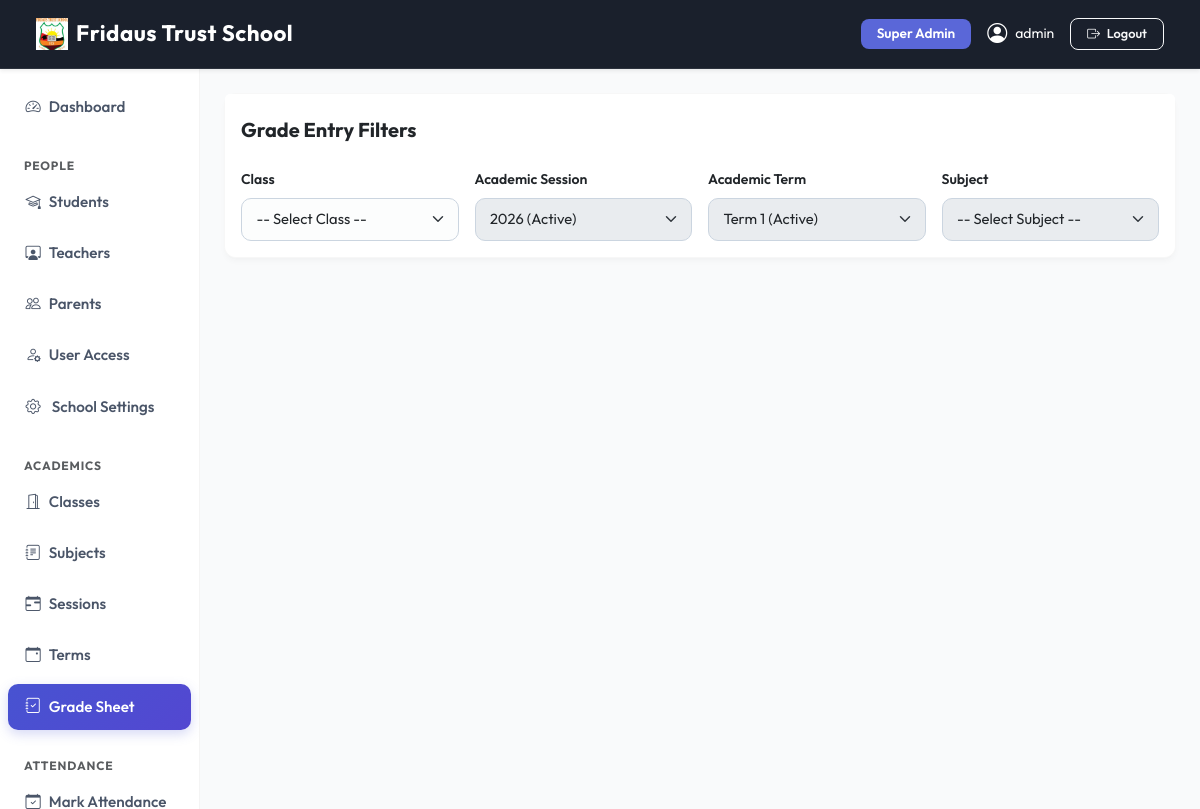
Screenshot of /academics/grades/ (signed in) with the database file from the repository.
### apps/dashboard/models.py (models this page shows, shortened)
class SchoolSettings(models.Model):
    school_name    = models.CharField(max_length=200, default='SchoolMS')
    logo           = models.ImageField(upload_to='school/logo/', blank=True, null=True)
    favicon        = models.ImageField(upload_to='school/favicon/', blank=True, null=True)
    primary_color  = models.CharField(max_length=7, default='#5a67d8', help_text='Hex color e.g. #5a67d8')
    secondary_color= models.CharField(max_length=7, default='#4c51bf')
    sidebar_color  = models.CharField(max_length=7, default='#ffffff')
    navbar_color   = models.CharField(max_length=7, default='#1a202c')
    address        = models.TextField(blank=True)
    phone          = models.CharField(max_length=20, blank=True)
    email          = models.EmailField(blank=True)
    website        = models.URLField(blank=True)
    class Meta:
        verbose_name = 'School Settings'
    @classmethod
    def get(cls):
        obj, _ = cls.objects.get_or_create(pk=1)
        return obj

### apps/accounts/models.py (models this page shows, shortened)
class User(AbstractUser):
    ROLE_CHOICES = (
        ('superadmin', 'Super Admin'),
        ('admin', 'Admin'),
        ('teacher', 'Teacher'),
        ('student', 'Student'),
        ('parent', 'Parent'),
    )
    role = models.CharField(max_length=20, choices=ROLE_CHOICES)
    phone = models.CharField(max_length=20, blank=True, null=True)
    profile_pic = models.ImageField(upload_to='profile_pictures/', blank=True, null=True)
    created_at = models.DateTimeField(auto_now_add=True)
    @property
    def is_admin(self):
        return self.role in ['superadmin', 'admin'] or self.is_superuser
    def __str__(self):
        return f"{self.get_full_name() or self.username} ({self.get_role_display()})"

### apps/academics/views.py (the view, shortened to what this page needs)
# urls.py: path('grades/',                        views.grade_entry,           name='grade_entry'),
@login_required
@teacher_required
def grade_entry(request):
    from apps.people.models import Teacher as TeacherModel
    if request.user.is_admin:
        classes = StudentClass.objects.all()
    else:
        teacher = get_object_or_404(TeacherModel, user=request.user)
        classes = teacher.assigned_classes.all()
    sessions = AcademicSession.objects.all()
    terms    = AcademicTerm.objects.all()
    if not request.GET.get('student_class') and classes.count() == 1:
        selected_class_id = str(classes.first().pk)
    else:
        selected_class_id = request.GET.get('student_class')
    if not request.GET.get('session'):
        active_session = AcademicSession.objects.filter(current=True).first()
        selected_session_id = str(active_session.pk) if active_session else None
    else:
        selected_session_id = request.GET.get('session')
    if not request.GET.get('term'):
        active_term = AcademicTerm.objects.filter(current=True).first()
        selected_term_id = str(active_term.pk) if active_term else None
    else:
        selected_term_id = request.GET.get('term')
    selected_subject_id = request.GET.get('subject')
    subjects         = []
    students         = []
    page_obj         = None
    grades_dict      = {}
    selected_class   = None
    selected_subject = None
    selected_session = None
    selected_term    = None
    context = {
        'classes'          : classes,
        'sessions'         : sessions,
        'terms'            : terms,
        'subjects'         : subjects,
        'students'         : students,
        'page_obj'         : page_obj,
        'grades_dict'      : grades_dict,
        'selected_class'   : selected_class,
        'selected_subject' : selected_subject,
        'selected_session' : selected_session,
        'selected_term'    : selected_term,
        'selected_class_id'   : selected_class_id,
        'selected_subject_id' : selected_subject_id,
        'selected_session_id' : selected_session_id,
        'selected_term_id'    : selected_term_id,
    }
    return render(request, 'academics/grade_entry.html', context)

### apps/dashboard/context_processors.py (called while the page is built)
def school_settings(request):
    return {'school_settings': SchoolSettings.get()}

### templates/academics/grade_entry.html (shortened to what this page needs)
{% extends 'base.html' %}
{% block content %}
<div class="card shadow-sm border-0 mb-4">
  <div class="card-header bg-white border-0 pt-4 pb-2">
    <h5 class="fw-bold text-dark mb-0">Grade Entry Filters</h5>
  </div>
  <div class="card-body">
    <form method="get" id="filterForm" class="row g-3">
      <div class="col-md-3">
        <label for="student_class" class="form-label small fw-semibold">Class</label>
        <select name="student_class" id="student_class" class="form-select" onchange="document.getElementById('filterForm').submit();">
  <option value="">-- Select Class --</option>
</select>
      </div>
      <div class="col-md-3">
        <label for="session" class="form-label small fw-semibold">Academic Session</label>
       <select name="session" id="session" class="form-select" {% if not selected_class %}disabled{% endif %}>
  {% for s in sessions %}
    <option value="{{ s.pk }}" {% if selected_session_id and selected_session_id == s.pk|stringformat:"s" %}selected{% endif %}>{{ s.name }} {% if s.current %}(Active){% endif %}</option>
  {% endfor %}
</select>
      </div>
      <div class="col-md-3">
        <label for="term" class="form-label small fw-semibold">Academic Term</label>
       <select name="term" id="term" class="form-select" {% if not selected_class %}disabled{% endif %}>
  {% for t in terms %}
    <option value="{{ t.pk }}" {% if selected_term_id and selected_term_id == t.pk|stringformat:"s" %}selected{% endif %}>{{ t.name }} {% if t.current %}(Active){% endif %}</option>
  {% endfor %}
</select>
      </div>
      <div class="col-md-3">
        <label for="subject" class="form-label small fw-semibold">Subject</label>
        <select name="subject" id="subject" class="form-select" {% if not selected_class %}disabled{% endif %} onchange="document.getElementById('filterForm').submit();">
  <option value="">-- Select Subject --</option>
</select>
      </div>
    </form>
  </div>
</div>
{% endblock %}

### templates/base.html (shortened to what this page needs)
{% load static %}
<!DOCTYPE html>
<html lang="en">
<head>
  <link href="https://cdn.jsdelivr.net/npm/bootstrap@5.3.2/dist/css/bootstrap.min.css" rel="stylesheet">
  <link href="https://cdn.jsdelivr.net/npm/bootstrap-icons@1.11.3/font/bootstrap-icons.css" rel="stylesheet">
  <link href="https://cdnjs.cloudflare.com/ajax/libs/toastr.js/latest/toastr.min.css" rel="stylesheet">
  <link href="{% static 'css/modern.css' %}" rel="stylesheet">
  <link href="https://cdn.jsdelivr.net/npm/select2@4.1.0-rc.0/dist/css/select2.min.css" rel="stylesheet">
  <link href="https://cdn.jsdelivr.net/npm/select2-bootstrap-5-theme@1.3.0/dist/select2-bootstrap-5-theme.min.css" rel="stylesheet">
</head>
<body>
{% if user.is_authenticated %}
<nav class="navbar navbar-expand-lg navbar-dark sticky-top d-print-none shadow-sm"
     style="background-color: {{ school_settings.navbar_color|default:'#1a202c' }} !important;">
  <div class="container-fluid">
    <a class="navbar-brand fw-bold text-white d-flex align-items-center gap-2" href="/">
      {% if school_settings.logo %}
        <img src="{{ school_settings.logo.url }}" height="32" style="object-fit:contain;" alt="{{ school_settings.school_name }}">
      {% else %}
        <i class="bi bi-shield-check" style="color: var(--school-primary);"></i>
      {% endif %}
      <span>{{ school_settings.school_name|default:"SchoolMS" }}</span>
    </a>
    <div class="collapse navbar-collapse" id="navbarNav">
      <div class="ms-auto d-flex align-items-center gap-3 mt-2 mt-lg-0">
        <span class="badge bg-primary px-3 py-2 text-capitalize" style="font-size: 0.85rem;">{{ user.get_role_display }}</span>
        <a href="{% url 'accounts:profile' %}" class="text-white text-decoration-none d-flex align-items-center gap-2 small">
          {% if user.profile_pic %}
            <img src="{{ user.profile_pic.url }}" class="rounded-circle border border-2 border-white" width="32" height="32" style="object-fit:cover">
          {% else %}
            <i class="bi bi-person-circle fs-5"></i>
          {% endif %}
          <span class="d-none d-sm-inline">{{ user.get_full_name|default:user.username }}</span>
        </a>
        <a href="{% url 'accounts:logout' %}" class="btn btn-outline-light btn-sm px-3"><i class="bi bi-box-arrow-right me-1"></i> Logout</a>
      </div>
    </div>
  </div>
</nav>
<div class="container-fluid">
  <div class="row">
    <aside class="col-lg-2 col-md-3 d-none d-md-block pt-3 px-0 border-end" id="sidebar">
  {% include 'partials/sidebar.html' %}
</aside>
    <main class="col-lg-10 col-md-9 ms-sm-auto px-md-4 py-4 animate-fade-in">
      {% block content %}{% endblock %}
    </main>
  </div>
</div>
{% else %}
  {% block auth_content %}{% endblock %}
{% endif %}
</body>
</html>

### static/css/modern.css (style rules this page uses)
:root { --primary-hsl: 235, 65%, 60%; --success-hsl: 150, 60%, 45%; --warning-hsl: 35, 85%, 55%; --danger-hsl: 355, 75%, 55%; --info-hsl: 185, 70%, 45%; --dark-hsl: 220, 30%, 12%; --bg-hsl: 220, 20%, 97%; --card-bg-hsl: 0, 0%, 100%; --text-muted-hsl: 220, 10%, 50%; --border-radius-sm: 8px; --border-radius-md: 14px; --border-radius-lg: 20px; --shadow-sm: 0 4px 6px -1px rgba(0, 0, 0, 0.05), 0 2px 4px -1px rgba(0, 0, 0, 0.03); --shadow-md: 0 10px 15px -3px rgba(0, 0, 0, 0.06), 0 4px 6px -2px rgba(0, 0, 0, 0.04); --shadow-lg: 0 20px 25px -5px rgba(0, 0, 0, 0.08), 0 10px 10px -5px rgba(0, 0, 0, 0.04); --transition-smooth: all 0.3s cubic-bezier(0.4, 0, 0.2, 1); }
body { font-family: 'Outfit', sans-serif; background-color: hsl(var(--bg-hsl)); color: hsl(var(--dark-hsl)); -webkit-font-smoothing: antialiased; }
.card { border: 1px solid rgba(0, 0, 0, 0.035) !important; border-radius: var(--border-radius-md) !important; box-shadow: var(--shadow-sm); background: #ffffff; transition: var(--transition-smooth); }
.card-header { border-bottom: 1px solid rgba(0, 0, 0, 0.035); font-weight: 700; color: hsl(var(--dark-hsl)); }
#sidebar { background-color: #ffffff; border-right: 1px solid rgba(0, 0, 0, 0.045) !important; padding-top: 1.25rem; }
.btn { border-radius: 10px; font-weight: 600; padding: 0.55rem 1.25rem; font-size: 0.9rem; transition: var(--transition-smooth); }
.btn-sm { padding: 0.35rem 0.9rem; font-size: 0.8rem; border-radius: 8px; }
.badge { padding: 0.45em 0.85em; font-weight: 600; font-size: 0.75rem; border-radius: 8px; }
.form-control, .form-select { border-radius: 10px; border: 1px solid #cbd5e0; padding: 0.6rem 0.9rem; font-size: 0.92rem; transition: var(--transition-smooth); background-color: #fcfdfd; }
.table-responsive, main, .content-wrapper { overflow: visible !important; }
body { height: 100vh !important; max-height: 100vh !important; overflow: hidden !important; }
.container-fluid > .row { height: calc(100vh - 60px); overflow: hidden !important; display: flex; flex-wrap: nowrap; }
#sidebar { height: 100% !important; overflow-y: auto !important; overflow-x: hidden; }
main { height: 100% !important; flex: 1; overflow-y: auto !important; overflow-x: hidden; }

### rows the page displays
SchoolSettings: logo (picture), school_name "Fridaus Trust School"
User: role "Super Admin", get_full_name "admin"

### other values shown
form field session "2026 (Active)"
form field term "Term 1 (Active)"
